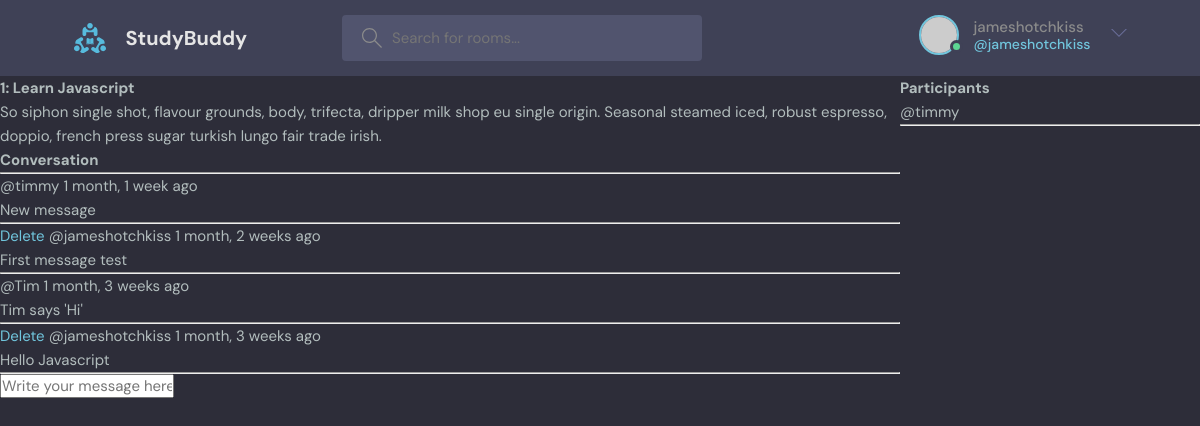
Screenshot of /room/1/ (signed in) with the database file from the repository.
### base/models.py (models this page shows, shortened)
class Room(models.Model):
    host = models.ForeignKey(User, on_delete=models.SET_NULL, null=True)
    topic = models.ForeignKey(Topic, on_delete=models.SET_NULL, null=True)
    name = models.CharField(max_length=200)
    description = models.TextField(null=True, blank=True)
    participants = models.ManyToManyField(User, related_name='participants', blank=True)
    updated = models.DateTimeField(auto_now=True)
    created = models.DateTimeField(auto_now_add=True)
    class Meta:
        ordering = ['-updated', '-created']

class Message(models.Model):
    user = models.ForeignKey(User, on_delete=models.CASCADE)
    room = models.ForeignKey(Room, on_delete=models.CASCADE)
    body = models.TextField()
    updated = models.DateTimeField(auto_now=True)
    created = models.DateTimeField(auto_now_add=True)
    class Meta:
        ordering = ['-updated', '-created']

### base/views.py (the view, shortened to what this page needs)
# urls.py: path('room/<str:pk>/', views.room, name="room"),
def room(request, pk):
    room = Room.objects.get(id=pk)
    room_messages = room.message_set.all().order_by('-created')
    participants = room.participants.all()
    context = {'room':room, 'room_messages': room_messages, 'participants': participants}
    return render(request, 'base/room.html', context)

### base/templates/base/room.html (shortened to what this page needs)
{% extends 'main.html' %}
{% block content %}
<div class="room-container">
    <div>
        <h1>{{room.id}}: {{room.name}}</h1>
            <p>{{room.description}}</p>
            <div class="comment-wrapper">
                <h3>Conversation</h3>
                <hr>
                {% for room_message in room_messages %}
                    <div>
                        {% if request.user == room_message.user %}
                        <a href="{% url 'delete-message' room_message.id %}">Delete</a>
                        {% endif %}
                        <small>@{{room_message.user}} {{room_message.created|timesince}} ago</small>
                        <p>{{room_message.body}}</p>
                    </div>
                    <hr>
                {% endfor%}
            </div>
            {% if request.user.is_authenticated %}
            <div class="comment-form">
                <form method="POST" action="">
                    <input type="text" name="body" placeholder="Write your message here...">
                </form>
            </div>
            {% endif %}
    </div>
    <div>
        <h3>Participants</h3>
        {% for participant in participants %}
            <p>@{{participant.username}}</p>
        {% endfor %}
        <hr>
    </div>
</div>
{% endblock content%}

### templates/navbar.html (shortened to what this page needs)
{% load static %}
<header class="header header--loggedIn">
    <div class="container">
      <a href="{% url 'home' %}" class="header__logo">
        <img src="{% static 'images/logo.svg' %}" />
        <h1>StudyBuddy</h1>
      </a>
      <form class="header__search" method="GET" action="{% url 'home' %}">
        <label>
          <input name="q" placeholder="Search for rooms..." />
        </label>
      </form>
      <nav class="header__menu">
        {% if request.user.is_authenticated %}
        <div class="header__user">
          <a href="profile.html">
            <div class="avatar avatar--medium active">
              <img src="https://randomuser.me/api/portraits/men/37.jpg" />
            </div>
            <p>{{request.user.username}} <span>@{{request.user.username}}</span></p>
          </a>
          <button class="dropdown-button">
            <svg version="1.1" xmlns="http://www.w3.org/2000/svg" width="32" height="32" viewBox="0 0 32 32">
              <title>chevron-down</title>
              <path d="M16 21l-13-13h-3l16 16 16-16h-3l-13 13z"></path>
            </svg>
          </button>
        </div>
        {% else %}
            <a href="{% url 'login' %}">
                <img src="{% static 'images/avatar.svg' %}" />
                <p>Login</p>
            </a>
        {% endif %}
      </nav>
    </div>
  </header>

### static/styles/style.css (style rules this page uses)
:root { --color-main: #71c6dd; --color-main-light: #e1f6fb; --color-dark: #3f4156; --color-dark-medium: #51546e; --color-dark-light: #696d97; --color-light: #e5e5e5; --color-gray: #8b8b8b; --color-light-gray: #b2bdbd; --color-bg: #2d2d39; --color-success: #5dd693; --color-error: #fc4b0b; }
* { font-family: "DM Sans", -apple-system, BlinkMacSystemFont, "Segoe UI", Roboto, Oxygen, Ubuntu, Cantarell, "Open Sans", "Helvetica Neue", sans-serif; margin: 0; padding: 0; box-sizing: border-box; text-rendering: optimizeLegibility; font-size: inherit; }
html { font-size: 56.25%; }
@media only screen and (min-width: 1200px) { html { font-size: 62.5%; } }
body { line-height: 1.6; font-weight: 400; font-size: 1.5rem; color: var(--color-light-gray); background-color: var(--color-bg); min-height: 100vh; }
img { width: 100%; }
a { display: inline-block; color: var(--color-main); text-decoration: none; }
.container { max-width: 120rem; width: 90%; margin: auto; }
.avatar { position: relative; display: inline-block; border-radius: 50%; border: 2px solid var(--color-main); }
.avatar img { display: block; border-radius: 50%; object-fit: cover; object-position: center; }
.avatar::after { content: ""; display: block; position: absolute; background-color: var(--color-gray); z-index: 111; border-radius: 50%; border: 0.3rem solid var(--color-dark); }
.avatar.active::after { background-color: var(--color-success); }
.avatar.avatar--medium img { width: 3.6rem; height: 3.6rem; border-radius: 50%; }
.avatar.avatar--medium:after { width: 0.7rem; height: 0.7rem; bottom: 0px; right: -6px; }
.header { padding: 1.5rem; background-color: var(--color-dark); }
.header > .container { display: flex; gap: 9.5rem; }
.header__logo, .header__user { display: flex; gap: 2rem; align-items: center; }
.header__logo > img { height: 3.2rem; width: 3.2rem; }
.header__logo > h1 { font-weight: 700; font-size: 2rem; color: var(--color-light); }
.header__search > label { background-color: var(--color-dark-medium); padding: 1.3rem 1rem; display: flex; align-items: center; gap: 1rem; border-radius: 4px; }
.header__search svg { fill: var(--color-gray); width: 2rem; height: 2rem; margin-left: 1rem; }
.header__search input { width: 30rem; background: transparent; border: none; outline: none; color: var(--color-light); }
.header__menu { margin-left: auto; position: relative; }
.header__menu a { display: flex; gap: 1.5rem; align-items: center; font-weight: 500; text-decoration: none; color: var(--color-gray); }
.header__menu img { height: 3.6rem; }
.header__menu p { line-height: 1.2; }
.header__menu span { color: var(--color-main); font-weight: 500; font-size: 1.4rem; display: block; }
.header__menu svg { width: 1.6rem; height: 1.6rem; fill: var(--color-dark-light); }
.dropdown-button { background: transparent; border: 0; outline: 0; cursor: pointer; }

### base/templates/base/room.html (style rules this page uses)
.room-container { display: grid; grid-template-columns: 3fr 1fr; }

### rows the page displays
Room: id "1", name "Learn Javascript", description "So siphon single shot, flavour grounds, body, trifecta, dripper milk shop eu single origin. Seasonal steamed iced, robust espresso, doppio, french press sugar turkish lungo fair trade irish."
Message: user "timmy", created "1 month, 1 week", body "New message"
Message: shows "Delete", user "jameshotchkiss", created "1 month, 2 weeks", body "First message test"
Message: user "Tim", created "1 month, 3 weeks", body "Tim says 'Hi'"
Message: shows "Delete", user "jameshotchkiss", created "1 month, 3 weeks", body "Hello Javascript"

### other values shown
{{ request.user.username }} "jameshotchkiss"
{{ participant.username }} "timmy"
